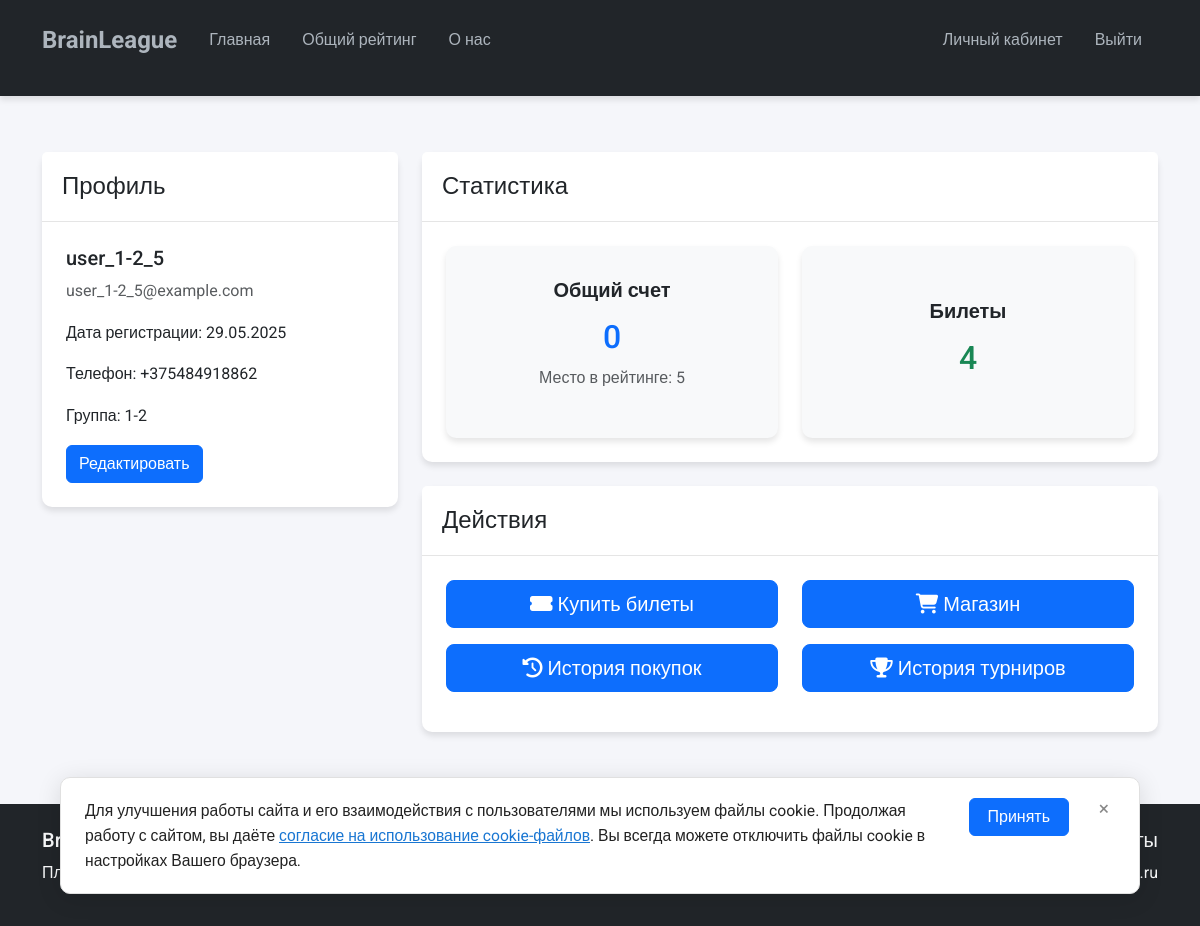
Screenshot of /profile (signed in) with the database file from the repository.
### app.py (models this page shows, shortened)
class User(UserMixin, db.Model):
    id = db.Column(db.Integer, primary_key=True)
    username = db.Column(db.String(80), unique=True, nullable=False, index=True)
    email = db.Column(db.String(120), unique=True, nullable=False)
    hashed_password = db.Column(db.String(128), nullable=False, index=True)
    phone = db.Column(db.String(20), unique=True, nullable=True)
    parent_name = db.Column(db.String(100), nullable=True)
    is_admin = db.Column(db.Boolean, default=False)
    is_active = db.Column(db.Boolean, default=False, index=True)
    is_blocked = db.Column(db.Boolean, default=False, index=True)
    block_reason = db.Column(db.Text, nullable=True)
    email_confirmation_token = db.Column(db.String(100), unique=True, nullable=True, index=True)
    session_token = db.Column(db.String(100), unique=True, nullable=True, index=True)
    temp_password = db.Column(db.String(128), nullable=True)
    reset_password_token = db.Column(db.String(100), unique=True, nullable=True, index=True)
    reset_password_token_expires = db.Column(db.DateTime, nullable=True)
    category = db.Column(db.String(50), nullable=True, index=True)
    category_rank = db.Column(db.Integer, nullable=True, index=True)
    balance = db.Column(db.Integer, default=0)
    tickets = db.Column(db.Integer, default=0)
    tournaments_count = db.Column(db.Integer, default=0)
    total_tournament_time = db.Column(db.Integer, default=0)
    created_at = db.Column(db.DateTime, default=datetime.utcnow)
    updated_at = db.Column(db.DateTime, default=datetime.utcnow, onupdate=datetime.utcnow)
    tournaments = db.relationship('Tournament',
                                secondary='tournament_participation',
                                back_populates='participants',
                                lazy='dynamic',
                                overlaps="tournament_participations")
    tournament_participations = db.relationship('TournamentParticipation',
                                             back_populates='user',
                                             cascade='all, delete-orphan',
                                             overlaps="tournaments,participants")

### app.py (the view)
@app.route('/profile')
@login_required
def profile():
    if current_user.is_admin:
        return redirect(url_for('admin_dashboard'))
    current_time = datetime.utcnow() + timedelta(hours=3)
    next_tournament = Tournament.query.filter(
        Tournament.start_date > current_time,
        Tournament.is_active == True
    ).order_by(Tournament.start_date.asc()).first()
    if not next_tournament:
        active_tournaments = Tournament.query.filter(
            Tournament.start_date <= current_time,
            Tournament.is_active == True
        ).order_by(Tournament.start_date.desc()).all()
        for tournament in active_tournaments:
            end_time = tournament.start_date + timedelta(minutes=tournament.duration)
            if current_time <= end_time:
                next_tournament = tournament
                break
    user_rank = get_user_rank(current_user.id)
    settings = TournamentSettings.get_settings()
    return render_template('profile.html',
                         title='Личный кабинет',
                         user_rank=user_rank,
                         next_tournament=next_tournament,
                         now=current_time,
                         settings=settings)

### app.py (called while the page is built)
def update_user_activity():
    session['last_activity'] = datetime.utcnow().isoformat()
    session.permanent = True

def check_user_activity():
    last_activity = session.get('last_activity')
    if not last_activity:
        return False
    last_activity = datetime.fromisoformat(last_activity)
    if datetime.utcnow() - last_activity > timedelta(days=1):
        session.clear()
        return False
    return True

@app.before_request
def before_request():
    thread_local.db = db.create_scoped_session()
    update_tournament_status()
    if current_user.is_authenticated:
        if not check_user_activity():
            logout_user()
            flash('Ваша сессия была завершена из-за длительного отсутствия активности', 'warning')
            return redirect(url_for('login'))
        update_user_activity()

@app.teardown_request
def teardown_request(exception=None):
    if hasattr(thread_local, 'db'):
        thread_local.db.remove()

@app.teardown_appcontext
def shutdown_session(exception=None):
    db.session.remove()

@login_manager.user_loader
def load_user(user_id):
    return User.query.get(int(user_id))

def get_user_rank(user_id):
    user = User.query.get(user_id)
    if not user:
        return None
    users = User.query.filter_by(category=user.category).order_by(User.balance.desc()).all()
    for index, u in enumerate(users, 1):
        if u.id == user_id:
            return index
    return None

def update_tournament_status():
    now = datetime.utcnow() + timedelta(hours=3)  # Московское время
    tournaments = Tournament.query.filter(Tournament.status != 'finished').all()
    for tournament in tournaments:
        if tournament.start_date <= now and now <= tournament.start_date + timedelta(minutes=tournament.duration):
            tournament.status = 'started'
        elif now > tournament.start_date + timedelta(minutes=tournament.duration):
            tournament.status = 'finished'
    db.session.commit()

@app.after_request
def after_request(response):
    if response.status_code == 200 and request.endpoint in ['submit_answer', 'buy_tickets', 'use_tickets']:
        update_category_ranks()
    return response

    @staticmethod
    def get_settings():
        settings = TournamentSettings.query.first()
        if not settings:
            settings = TournamentSettings()
            db.session.add(settings)
            db.session.commit()
        return settings

### templates/profile.html (shortened to what this page needs)
{% extends "base.html" %}
{% block content %}
<div class="container mt-4">
    <div class="row">
        <div class="col-md-4">
            <div class="card mb-4">
                <div class="card-header">
                    <h4 class="mb-0">Профиль</h4>
                </div>
                <div class="card-body">
                    <h5>{{ current_user.username }}</h5>
                    <p class="text-muted">{{ current_user.email }}</p>
                    <p>Дата регистрации: {{ current_user.created_at.strftime('%d.%m.%Y') }}</p>
                    <p>Телефон: {{ current_user.phone }}</p>
                    <p>Группа: {{ current_user.category }}</p>
                    <button class="btn btn-primary" data-bs-toggle="modal" data-bs-target="#changePasswordModal">
                        Редактировать
                    </button>
                </div>
            </div>
        </div>
        <div class="col-md-8">
            <div class="card mb-4">
                <div class="card-header">
                    <h4 class="mb-0">Статистика</h4>
                </div>
                <div class="card-body">
                    <div class="row">
                        <div class="col-md-6">
                            <div class="card bg-light mb-3 h-100">
                                <div class="card-body text-center d-flex flex-column justify-content-center">
                                    <h5 class="card-title">Общий счет</h5>
                                    <h2 class="text-primary">{{ current_user.balance }}</h2>
                                    <p class="text-muted">Место в рейтинге: {{ user_rank }}</p>
                                </div>
                            </div>
                        </div>
                        <div class="col-md-6">
                            <div class="card bg-light mb-3 h-100">
                                <div class="card-body text-center d-flex flex-column justify-content-center">
                                    <h5 class="card-title">Билеты</h5>
                                    <h2 class="text-success">{{ current_user.tickets }}</h2>
                                </div>
                            </div>
                        </div>
                    </div>
                </div>
            </div>
            <div class="card">
                <div class="card-header">
                    <h4 class="mb-0">Действия</h4>
                </div>
                <div class="card-body">
                    <div class="row">
                        <div class="col-md-6 mb-3">
                            <a href="{{ url_for('buy_tickets') }}" class="btn btn-primary btn-lg w-100">
                                <i class="fas fa-ticket-alt"></i> Купить билеты
                            </a>
                        </div>
                        <div class="col-md-6 mb-3">
                            <a href="{{ url_for('shop') }}" class="btn btn-primary btn-lg w-100">
                                <i class="fas fa-shopping-cart"></i> Магазин
                            </a>
                        </div>
                        <div class="col-md-6 mb-3">
                            <a href="{{ url_for('purchase_history') }}" class="btn btn-primary btn-lg w-100">
                                <i class="fas fa-history"></i> История покупок
                            </a>
                        </div>
                        <div class="col-md-6 mb-3">
                            <a href="{{ url_for('tournament_history') }}" class="btn btn-primary btn-lg w-100">
                                <i class="fas fa-trophy"></i> История турниров
                            </a>
                        </div>
                    </div>
                </div>
            </div>
        </div>
    </div>
</div>
{% endblock %}

### static/css/style.css (style rules this page uses)
:root { --primary-color: #4a90e2; --secondary-color: #2c3e50; --accent-color: #e74c3c; --success-color: #2ecc71; --warning-color: #f1c40f; --danger-color: #e74c3c; --light-bg: #f8f9fa; --dark-bg: #2c3e50; --text-color: #2c3e50; --text-light: #7f8c8d; --border-radius: 10px; --box-shadow: 0 4px 6px rgba(0, 0, 0, 0.1); --transition: all 0.3s ease; }
body { font-family: 'Roboto', sans-serif; color: var(--text-color); background-color: #f5f6fa; line-height: 1.6; min-height: 100vh; display: flex; flex-direction: column; }
h1, h2, h3, h4, h5, h6 { font-family: 'Roboto', sans-serif; font-weight: 500; }
.container { padding-bottom: 1rem; }
.card { border: none; border-radius: var(--border-radius); box-shadow: var(--box-shadow); transition: var(--transition); background: white; margin-bottom: 1.5rem; }
.card-header { background-color: white; border-bottom: 1px solid rgba(0, 0, 0, 0.1); padding: 1.25rem; font-weight: 600; }
.card-body { padding: 1.5rem; }
.card-title { font-size: 1.25rem; font-weight: 600; margin-bottom: 1rem; color: #212529; }
body { font-family: 'Roboto', sans-serif; min-height: 100vh; display: flex; flex-direction: column; }
.btn { transition: all 0.3s ease; }

### rows the page displays
User: username "user_1-2_5", email "user_1-2_5@example.com", created_at "29.05.2025", phone "+375484918862", category "1-2", balance "0", tickets "4"

### other values shown
{{ user_rank }} "5"
